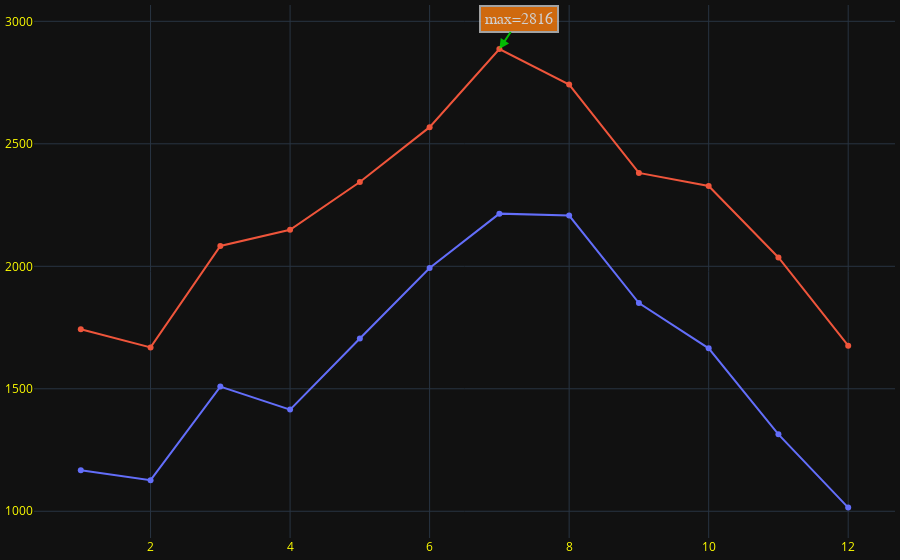

This figure's notebook cell:
### Markdown cell above
> Không có đặc trưng nên ko đưa lên dashboard

### Code cell
y = 2020
year = df[df.index.year == y]
monthly = year.resample('M').sum()
y_m = monthly.tmax.max()
x_m = monthly.loc[monthly.tmax == y_m].index.month[0]
fig = go.Figure()
fig.add_trace(go.Scatter(x=monthly.index.month, y=monthly['tmin'],
    name=ele['tmin'],
    connectgaps=True)
)

fig.add_trace(go.Scatter(x=monthly.index.month, y=monthly['tmax'],
    name=ele['tmax'],
    connectgaps=True,)
)
fig.update_layout(
    barmode='overlay',
    title_font_color="red",
    font_color="yellow",
    hovermode="x unified",
    hoverlabel=dict(
        bgcolor="gray",
        font_size=16,
        font_family="Rockwell"),
    showlegend = False
)
fig.add_annotation(
        x=x_m,
        y=y_m,
        xref="x",
        yref="y",
        text="max=2816",
        showarrow=True,
        font=dict(
            family="Courier New, monospace",
            size=16,
            color="#ffffff"
            ),
        align="center",
        arrowhead=2,
        arrowsize=1,
        arrowwidth=2,
        arrowcolor="#00e600",
        ax=20,
        ay=-30,
        bordercolor="#c7c7c7",
        borderwidth=2,
        borderpad=4,
        bgcolor="#ff7f0e",
        opacity=0.8
        )
fig.update_layout(yaxis_title=None, xaxis_title=None, margin=dict(l=5, r=5, t=5, b=5))
fig.show()

### Figure 1 — Plotly figure (JSON) as saved in the notebook; plotly's stock layout.template omitted (floating-point values rounded to 4 significant figures)
{"data": [{"connectgaps": true, "name": "Nhiệt độ thấp nhất", "type": "scatter", "x": [1, 2, 3, 4, 5, 6, 7, 8, 9, 10, 11, 12], "y": [1167, 1127, 1509, 1415, 1705, 1993, 2215, 2207, 1850, 1665, 1314, 1015]}, {"connectgaps": true, "name": "Nhiệt độ cao nhất", "type": "scatter", "x": [1, 2, 3, 4, 5, 6, 7, 8, 9, 10, 11, 12], "y": [1743, 1669, 2083, 2149, 2344, 2568, 2887, 2742, 2381, 2328, 2036, 1676]}], "layout": {"annotations": [{"align": "center", "arrowcolor": "#00e600", "arrowhead": 2, "arrowsize": 1, "arrowwidth": 2, "ax": 20, "ay": -30, "bgcolor": "#ff7f0e", "bordercolor": "#c7c7c7", "borderpad": 4, "borderwidth": 2, "font": {"color": "#ffffff", "family": "Courier New, monospace", "size": 16}, "opacity": 0.8, "showarrow": true, "text": "max=2816", "x": 7, "xref": "x", "y": 2887, "yref": "y"}], "autosize": true, "barmode": "overlay", "font": {"color": "yellow"}, "hoverlabel": {"bgcolor": "gray", "font": {"family": "Rockwell", "size": 16}}, "hovermode": "x unified", "margin": {"b": 5, "l": 5, "r": 5, "t": 5}, "showlegend": false, "title": {"font": {"color": "red"}}, "xaxis": {"autorange": true, "range": [0.3411, 12.66], "title": {}, "type": "linear"}, "yaxis": {"autorange": true, "range": [872.4, 3201.0], "title": {}, "type": "linear"}}}
